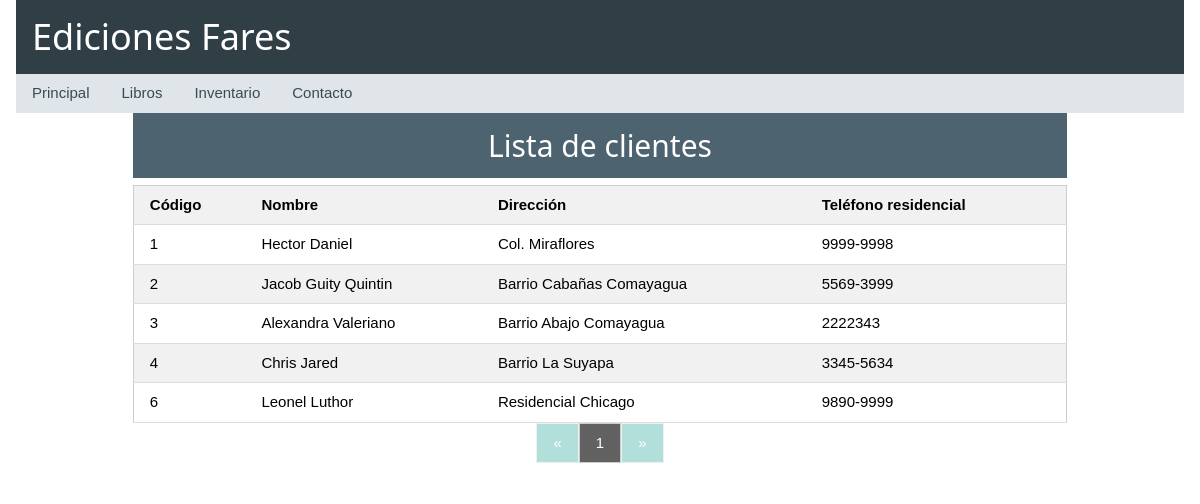
Screenshot of /Clientespaginados.php with the database file from the repository.
### tables this page shows
CREATE TABLE `clientes` (
  `idcli` int(11) NOT NULL AUTO_INCREMENT,
  `nomcli` text NOT NULL,
  `direccli` text DEFAULT NULL,
  `telres_cli` text DEFAULT NULL,
  `telcel_cli` text DEFAULT NULL,
  `email_cli` text DEFAULT NULL,
  PRIMARY KEY (`idcli`)
);

### manipularcli.php (called while the page is built, shortened)
<?php
class modificarcliente extends datospersona
{
    public static function totalRegistros()
    {
    $conexion = new Conexion();
    $consulta = $conexion->prepare('SELECT COUNT(*) FROM ' . self::TABLA);
    $consulta->execute();
    $registros = $consulta->fetchColumn();
    return $registros;
    }
    public static function limitRegistros($inicio, $hasta)
    {
    $conexion = new Conexion();
    $consulta = $conexion->prepare('SELECT * FROM ' . self::TABLA . ' LIMIT :inicio, :hasta');
    $consulta->bindValue(':inicio', (int)$inicio, PDO::PARAM_INT);
    $consulta->bindValue(':hasta', (int)$hasta, PDO::PARAM_INT);
    $consulta->execute();
    $registros = $consulta->fetchAll(PDO::FETCH_OBJ);
    return $registros;
    }
}

### paginacionf.php (called while the page is built)
<?php
require 'manipularcli.php';
$pagina = isset($_GET['pagina']) ? (int)$_GET['pagina'] : 1;
$cantRegistros = 5;
$inicio = ($pagina > 1) ? (($pagina * $cantRegistros) - $cantRegistros) : 0;
$totalregistros = modificarcliente::totalRegistros();
$listaclientes = modificarcliente::limitRegistros($inicio, $cantRegistros);
$numeropaginas = ceil($totalregistros / $cantRegistros);
?>

### Clientespaginados.php (the view)
<?php
require 'menu.php';
require 'paginacionf.php';
?>
<div class="w3-container w3-center">
    <div class="w3-bar fcolor-d2 " style="width: 80%;">
        <h2>Lista de clientes</h2>
    </div>
    <div class="w3-bar" style="width: 80%;">
        <table class="w3-table-all">
            <thead>
                <tr class="w3-light-grey w3-hover-red">
                    <th>Código</th>
                    <th>Nombre</th>
                    <th>Dirección</th>
                    <th>Teléfono residencial</th>
                </tr>
            </thead>
            <?php foreach ($listaclientes as $cliente) { ?>
                <tr class="w3-hover-green">
                    <td><?php echo $cliente->idcli; ?></td>
                    <td><?php echo $cliente->nomcli; ?></td>
                    <td><?php echo $cliente->direccli; ?></td>
                    <td><?php echo $cliente->telres_cli; ?></td>
                </tr>
            <?php } ?>
        </table>
        <div class="w3-bar">
            <?php
            if ($pagina == 1) { ?>
                <a href="#" class="w3-bar-item w3-button w3-border w3-teal w3-disabled">&laquo;</a>
            <?php } else { ?>
                <a href="Clientespaginados.php?pagina= <?php echo $pagina - 1; ?>" class="w3-bar-item w3-button w3-border w3-teal">&laquo;</a>
            <?php } ?>
            <?php for ($i = 1; $i <= $numeropaginas; $i++) {
                if ($pagina == $i) {
            ?>
                    <a class="w3-bar-item w3-button w3-border w3-dark-grey" href="Clientespaginados.php?pagina= <?php echo $i; ?>"><?php echo $i; ?></a>
                <?php } else { ?>
                    <a class="w3-bar-item w3-button w3-border" href="Clientespaginados.php?pagina= <?php echo $i; ?>"><?php echo $i; ?></a>
            <?php
                }
            } ?>
            <?php
            if ($pagina == $numeropaginas) { ?>
                <a href="#" class="w3-bar-item w3-button w3-border w3-teal w3-disabled">&raquo;</a>
            <?php } else { ?>
                <a href="Clientespaginados.php?pagina= <?php echo $pagina + 1; ?>" class="w3-bar-item w3-button w3-border w3-teal">&raquo;</a>
            <?php } ?>
        </div>
    </div>
</div>

### menu.php (shortened to what this page needs)
<!DOCTYPE html>
<html lang="es">
<head>
    <link rel="stylesheet" type="text/css" href="./EstilosCssF/dcoloresf.css">
    <link rel="stylesheet" type="text/css" href="./EstilosCssF/w3.css">
    <link rel="stylesheet" href="https://cdnjs.cloudflare.com/ajax/libs/font-awesome/6.7.2/css/all.min.css">
</head>
<body>
    <div class="w3-container">
        <header class="w3-container fcolor-d5">
            <h1>Ediciones Fares</h1>
        </header>
        <nav class="w3-bar fcolor-l4">
            <a href="#" class="w3-bar-item w3-button w3-mobile">Principal</a>
            <div class="w3-dropdown-hover w3-mobile">
                <button class="w3-button">Libros</button>
            </div>
            <div class="w3-dropdown-hover w3-mobile">
                <button class="w3-button">Inventario</button>
            </div>
            <a href="#" class="w3-bar-item w3-button w3-mobile">Contacto</a>
        </nav>
    </div>

### EstilosCssF/dcoloresf.css (style rules this page uses)
.fcolor-l4 { color:#3a4b53 !important; background-color:#dfe5e8 !important; }
.fcolor-d2 { color:#fff !important; background-color:#4d636f !important; }
.fcolor-d5 { color:#fff !important; background-color:#303e45 !important; }

### EstilosCssF/w3.css (style rules this page uses)
*,*:before,*:after { box-sizing:inherit }
html { -ms-text-size-adjust:100%;-webkit-text-size-adjust:100% }
body { margin:0 }
article,aside,details,figcaption,figure,footer,header,main,menu,nav,section { display:block }
a { background-color:transparent }
button,input,select,textarea,optgroup { font:inherit;margin:0 }
button,input { overflow:visible }
button,select { text-transform:none }
button,[type=button],[type=reset],[type=submit] { -webkit-appearance:button }
html,body { font-family:Verdana,sans-serif;font-size:15px;line-height:1.5 }
html { overflow-x:hidden }
h1 { font-size:36px }
h2 { font-size:30px }
h1,h2,h3,h4,h5,h6 { font-family:"Segoe UI",Arial,sans-serif;font-weight:400;margin:10px 0 }
a { color:inherit }
.w3-table,.w3-table-all { border-collapse:collapse;border-spacing:0;width:100%;display:table }
.w3-table-all { border:1px solid #ccc }
.w3-bordered tr,.w3-table-all tr { border-bottom:1px solid #ddd }
.w3-table-all tr:nth-child(odd) { background-color:#fff }
.w3-table-all tr:nth-child(even) { background-color:#f1f1f1 }
.w3-table td,.w3-table th,.w3-table-all td,.w3-table-all th { padding:8px 8px;display:table-cell;text-align:left;vertical-align:top }
.w3-table th:first-child,.w3-table td:first-child,.w3-table-all th:first-child,.w3-table-all td:first-child { padding-left:16px }
.w3-btn,.w3-button { border:none;display:inline-block;padding:8px 16px;vertical-align:middle;overflow:hidden;text-decoration:none;color:inherit;background-color:inherit;text-align:center;cursor:pointer;white-space:nowrap }
.w3-btn,.w3-button { -webkit-touch-callout:none;-webkit-user-select:none;-khtml-user-select:none;-moz-user-select:none;-ms-user-select:none;user-select:none }
.w3-disabled,.w3-btn:disabled,.w3-button:disabled { cursor:not-allowed;opacity:0.3 }
.w3-dropdown-click,.w3-dropdown-hover { position:relative;display:inline-block;cursor:pointer }
.w3-bar { width:100%;overflow:hidden }
.w3-center .w3-bar { display:inline-block;width:auto }
.w3-bar .w3-bar-item { padding:8px 16px;float:left;width:auto;border:none;display:block;outline:0 }
.w3-bar .w3-dropdown-hover,.w3-bar .w3-dropdown-click { position:static;float:left }
.w3-bar .w3-button { white-space:normal }
.w3-container:after,.w3-container:before,.w3-panel:after,.w3-panel:before,.w3-row:after,.w3-row:before,.w3-row-padding:after,.w3-row-padding:before, .w3-cell-row:before,.w3-cell-row:after,.w3-clear:after,.w3-clear:before,.w3-bar:before,.w3-bar:after { content:"";display:table;clear:both }
.w3-container,.w3-panel { padding:0.01em 16px }
.w3-center { text-align:center!important }
.w3-border { border:1px solid #ccc!important }
.w3-teal,.w3-hover-teal:hover { color:#fff!important;background-color:#009688!important }
.w3-light-grey,.w3-hover-light-grey:hover,.w3-light-gray,.w3-hover-light-gray:hover { color:#000!important;background-color:#f1f1f1!important }
.w3-dark-grey,.w3-hover-dark-grey:hover,.w3-dark-gray,.w3-hover-dark-gray:hover { color:#fff!important;background-color:#616161!important }

### rows the page displays
clientes: idcli "1", nomcli "Hector Daniel", direccli "Col. Miraflores", telres_cli "9999-9998"
clientes: idcli "2", nomcli "Jacob Guity Quintin", direccli "Barrio Cabañas Comayagua", telres_cli "5569-3999"
clientes: idcli "3", nomcli "Alexandra Valeriano", direccli "Barrio Abajo Comayagua", telres_cli "2222343"
clientes: idcli "4", nomcli "Chris Jared", direccli "Barrio La Suyapa", telres_cli "3345-5634"
clientes: idcli "6", nomcli "Leonel Luthor", direccli "Residencial Chicago", telres_cli "9890-9999"
